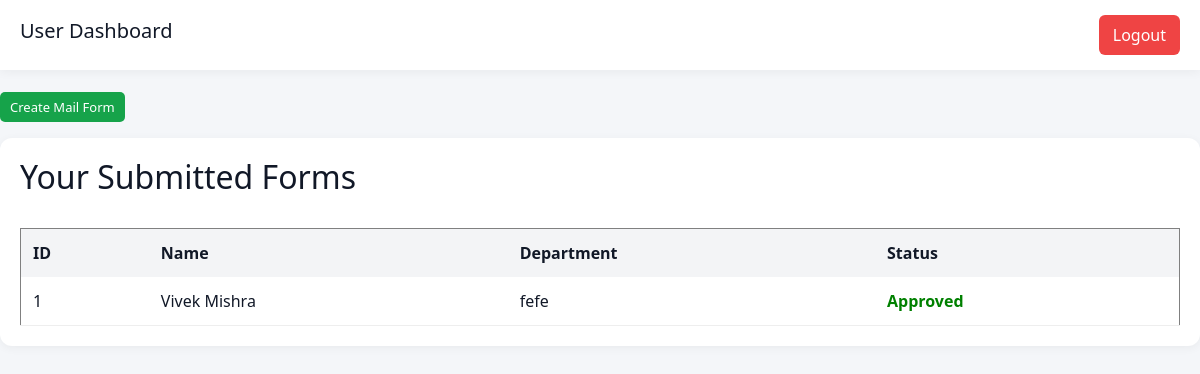
/user_dashboard (signed in), run on an earlier commit of the app's database.
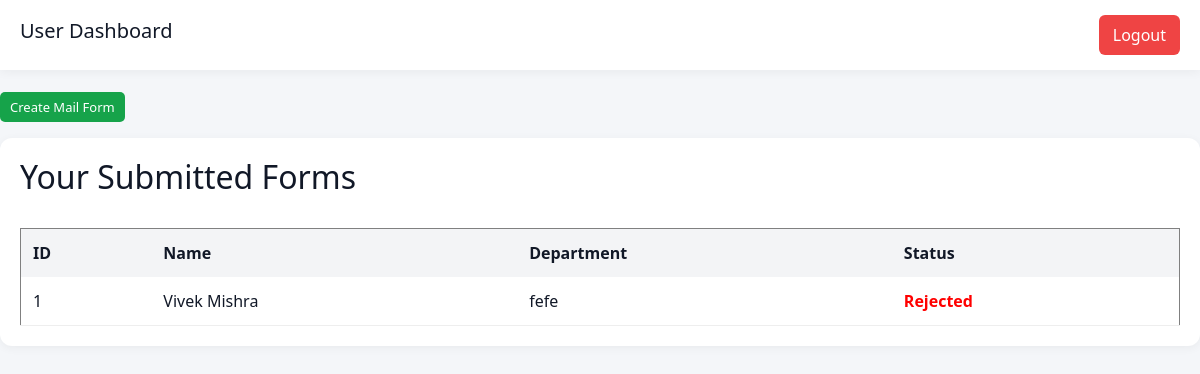
And on a later commit of the database.
### app.py (models this page shows)
class MailForm(db.Model):
    id = db.Column(db.Integer, primary_key=True)
    first_name = db.Column(db.String(100))
    last_name = db.Column(db.String(100))
    department = db.Column(db.String(100))
    status = db.Column(db.String(50), default='Pending')
    user_id = db.Column(db.Integer)

### app.py (the view)
@app.route('/user_dashboard')
def user_dashboard():
    if 'user_id' not in session:
        return redirect('/login')
    forms = MailForm.query.filter_by(user_id=session['user_id']).all()
    return render_template('user_dashboard.html', forms=forms)

### templates/user_dashboard.html (shortened to what this page needs)
<!DOCTYPE html>
<html>
<head>
<link href="https://cdn.jsdelivr.net/npm/bootstrap@5.3.3/dist/css/bootstrap.min.css" rel="stylesheet">
<link rel="stylesheet"
href="{{ url_for('static', filename='style.css') }}">
</head>
<body>
<div class="header">
<h1>User Dashboard</h1>
<a href="/logout" class="logout">
Logout
</a>
</div>
<br>
<a href="/form" class="action-btn approve">
Create Mail Form
</a>
<div class="table-box">
<h2>Your Submitted Forms</h2>
<br>
<table border="1" width="100%" cellpadding="10">
<tr>
<th>ID</th>
<th>Name</th>
<th>Department</th>
<th>Status</th>
</tr>
{% for form in forms %}
<tr>
<td>{{ form.id }}</td>
<td>
{{ form.first_name }}
{{ form.last_name }}
</td>
<td>
{{ form.department }}
</td>
<td>
{% if form.status == 'Approved' %}
<span style="color:green;font-weight:bold;">
Approved
</span>
{% elif form.status == 'Rejected' %}
<span style="color:red;font-weight:bold;">
Rejected
</span>
{% else %}
<span style="color:orange;font-weight:bold;">
Pending
</span>
{% endif %}
</td>
</tr>
{% endfor %}
</table>
</div>
</body>
</html>

What changed in the data, as far as the page shows it:
changed MailForm "Vivek": status "Approved" → "Rejected"
